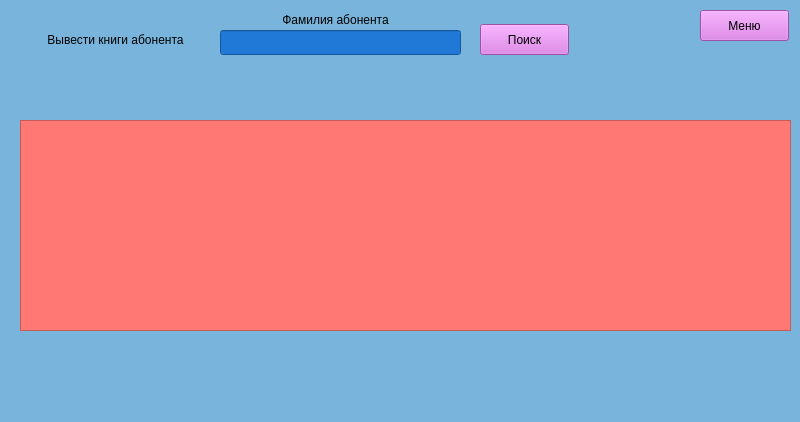
<?xml version="1.0" encoding="UTF-8"?>
<ui version="4.0">
 <class>myorders</class>
 <widget class="QMainWindow" name="myorders">
  <property name="geometry">
   <rect>
    <x>0</x>
    <y>0</y>
    <width>800</width>
    <height>422</height>
   </rect>
  </property>
  <property name="windowTitle">
   <string>Запросы</string>
  </property>
  <property name="styleSheet">
   <string notr="true">background-color: rgb(120, 180,220);
</string>
  </property>
  <widget class="QWidget" name="centralwidget">
   <widget class="QLineEdit" name="leSearch">
    <property name="geometry">
     <rect>
      <x>220</x>
      <y>30</y>
      <width>241</width>
      <height>25</height>
     </rect>
    </property>
    <property name="styleSheet">
     <string notr="true">background-color: rgb(32,120, 215);
</string>
    </property>
   </widget>
   <widget class="QPushButton" name="btnSelectAll">
    <property name="geometry">
     <rect>
      <x>480</x>
      <y>24</y>
      <width>89</width>
      <height>31</height>
     </rect>
    </property>
    <property name="styleSheet">
     <string notr="true">background-color: rgb(220, 112,230);
</string>
    </property>
    <property name="text">
     <string>Поиск</string>
    </property>
   </widget>
   <widget class="QTableWidget" name="two">
    <property name="geometry">
     <rect>
      <x>20</x>
      <y>120</y>
      <width>771</width>
      <height>211</height>
     </rect>
    </property>
    <property name="styleSheet">
     <string notr="true">background-color: rgb(255,120, 115);
</string>
    </property>
   </widget>
   <widget class="QPushButton" name="btnMenu">
    <property name="geometry">
     <rect>
      <x>700</x>
      <y>10</y>
      <width>89</width>
      <height>31</height>
     </rect>
    </property>
    <property name="styleSheet">
     <string notr="true">background-color: rgb(220, 112,230);
</string>
    </property>
    <property name="text">
     <string>Меню</string>
    </property>
   </widget>
   <widget class="QTextEdit" name="teResult">
    <property name="geometry">
     <rect>
      <x>50</x>
      <y>210</y>
      <width>104</width>
      <height>70</height>
     </rect>
    </property>
   </widget>
   <widget class="QLabel" name="label_2">
    <property name="geometry">
     <rect>
      <x>20</x>
      <y>20</y>
      <width>191</width>
      <height>41</height>
     </rect>
    </property>
    <property name="text">
     <string>&lt;html&gt;&lt;head/&gt;&lt;body&gt;&lt;p align=&quot;center&quot;&gt;Вывести книги абонента&lt;/p&gt;&lt;/body&gt;&lt;/html&gt;</string>
    </property>
   </widget>
   <widget class="QLabel" name="label_4">
    <property name="geometry">
     <rect>
      <x>260</x>
      <y>10</y>
      <width>151</width>
      <height>21</height>
     </rect>
    </property>
    <property name="text">
     <string>&lt;html&gt;&lt;head/&gt;&lt;body&gt;&lt;p align=&quot;center&quot;&gt;Фамилия абонента&lt;/p&gt;&lt;/body&gt;&lt;/html&gt;</string>
    </property>
   </widget>
   <zorder>teResult</zorder>
   <zorder>btnSelectAll</zorder>
   <zorder>two</zorder>
   <zorder>btnMenu</zorder>
   <zorder>label_2</zorder>
   <zorder>label_4</zorder>
   <zorder>leSearch</zorder>
  </widget>
  <widget class="QMenuBar" name="menubar">
   <property name="geometry">
    <rect>
     <x>0</x>
     <y>0</y>
     <width>800</width>
     <height>22</height>
    </rect>
   </property>
  </widget>
  <widget class="QStatusBar" name="statusbar"/>
 </widget>
 <resources/>
 <connections/>
</ui>
